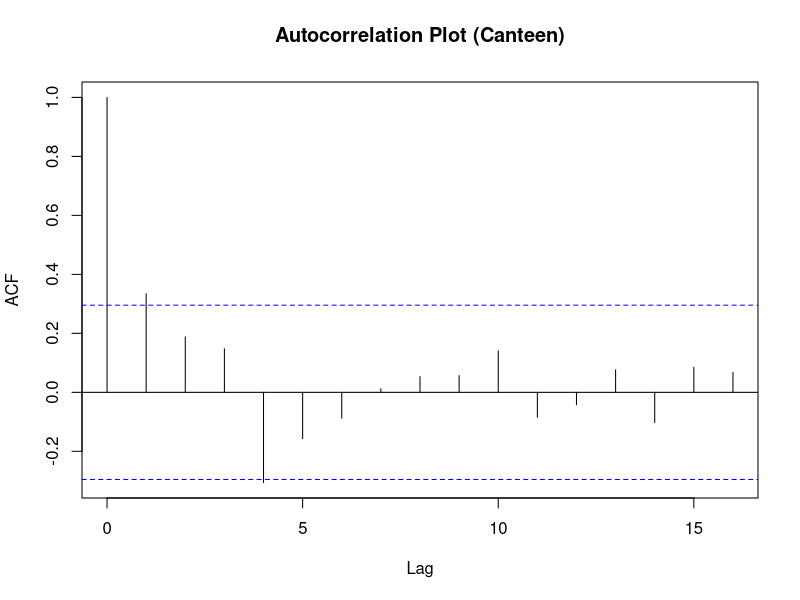
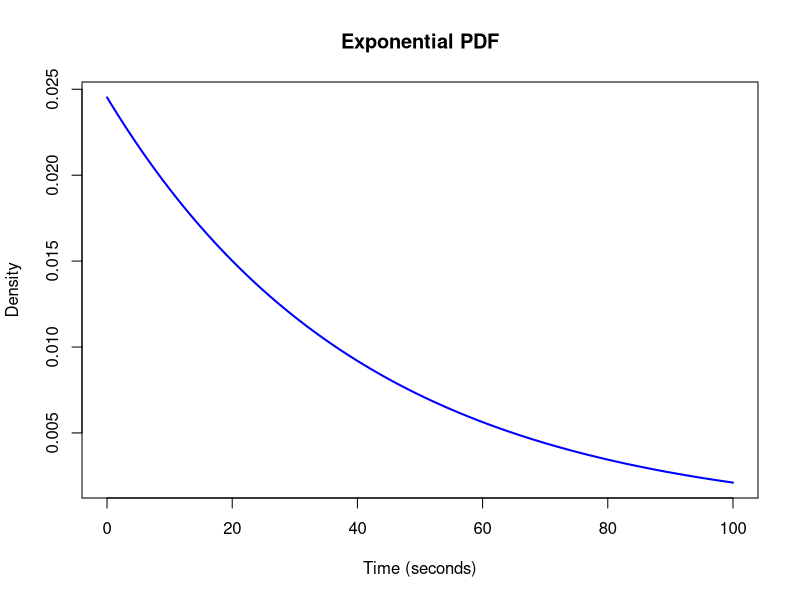
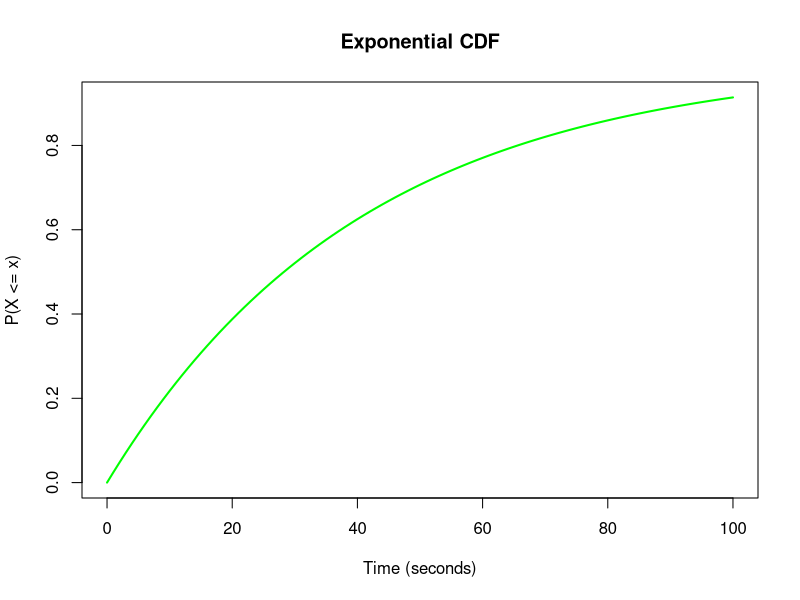
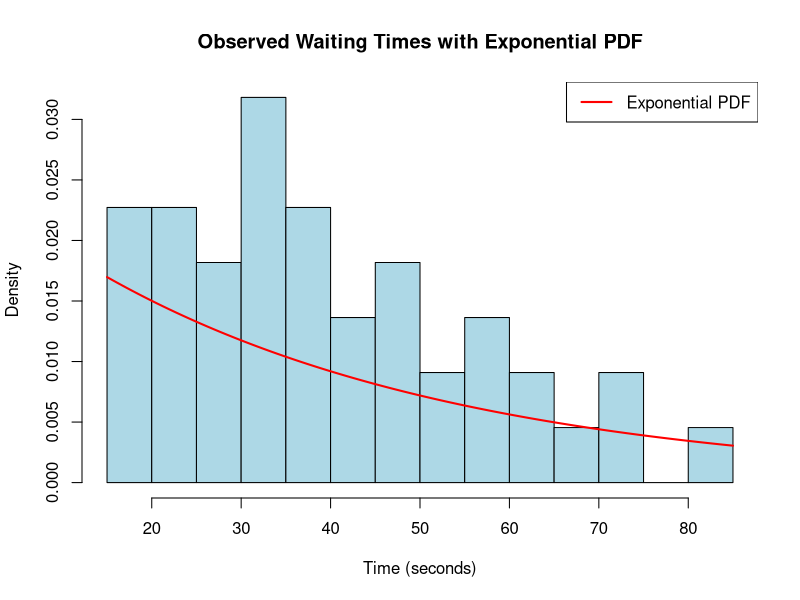
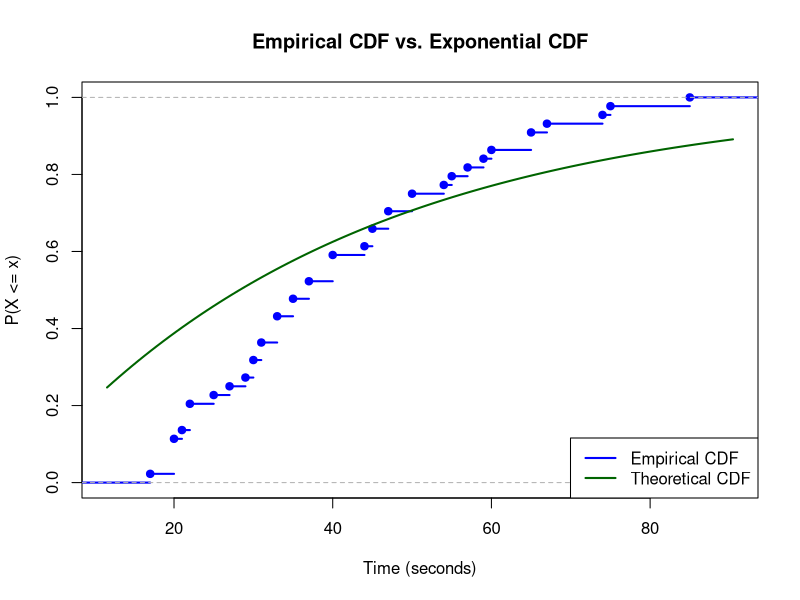

The R source for these figures, in order:
## ---- chunk 1
# 1. DATA: Time between student arrivals at the canteen (in seconds)
canteen_data <- c(45, 31, 21, 25, 33, 57, 74, 47, 50, 33, 44,
                  22, 65, 75, 35, 85, 67, 30, 45, 27, 20, 33,
                  31, 54, 40, 65, 60, 35, 59, 37, 50, 55, 20,
                  17, 22, 20, 20, 40, 37, 47, 40, 22, 29, 30)

# 2. MEAN AND LAMBDA (rate)
mean_timeC <- mean(canteen_data)
lambdaC <- 1 / mean_timeC
acf(canteen_data, main = "Autocorrelation Plot (Canteen)")


cat("If most points fall within the blue dashed lines, it means there's no significant correlation between successive observations → supports independence and occur randomly over time \n")
cat("Lambda (Canteen) (rate per second):", lambdaC, "\n")
## ---- chunk 2
# 1. DATA: Time between student arrivals at the canteen (in seconds)
canteen_data <- c(45, 31, 21, 25, 33, 57, 74, 47, 50, 33, 44,
                  22, 65, 75, 35, 85, 67, 30, 45, 27, 20, 33,
                  31, 54, 40, 65, 60, 35, 59, 37, 50, 55, 20,
                  17, 22, 20, 20, 40, 37, 47, 40, 22, 29, 30)


# 2. MEAN AND LAMBDA (rate)
mean_timeC <- mean(canteen_data)
lambdaC <- 1 / mean_timeC

cdf_exponential <- function(x, lambda) {
  1 - exp(-lambda * x)
}
pdf_exponential <- function(x, lambda) {
  lambda * exp(-lambda * x)
}

x_vals <- seq(0, 100, by = 1)
pdf_valsC <- pdf_exponential(x_vals, lambdaC)
cdf_valsC <- cdf_exponential(x_vals, lambdaC)


# PDF Plot
plot(x_vals, pdf_valsC, type = "l", col = "blue", lwd = 2,
     main = "Exponential PDF", xlab = "Time (seconds)", ylab = "Density")

# CDF Plot
plot(x_vals, cdf_valsC, type = "l", col = "green", lwd = 2,
     main = "Exponential CDF", xlab = "Time (seconds)", ylab = "P(X <= x)")

cat("Mean waiting time (Canteen) (seconds):", mean_timeC, "\n")
## ---- chunk 3
secs10 = ((1 - exp(-lambdaC* 10)) * 100)
secs20 = ((1 - exp(-lambdaC* 20)) * 100)
secs30 = ((1 - exp(-lambdaC* 30)) * 100)
secs40 = ((1 - exp(-lambdaC* 40)) * 100)
secs50 = ((1 - exp(-lambdaC* 50)) * 100)
secs60 = ((1 - exp(-lambdaC* 60)) * 100)

cat(secs10, "% at 10 seconds")
cat(secs20, "% at 20 seconds")
cat(secs30, "% at 30 seconds")
cat(secs40, "% at 40 seconds")
cat(secs50, "% at 50 seconds")
cat(secs60, "% at 60 seconds")
## ---- chunk 4
# Histogram with PDF overlay
hist(canteen_data, breaks = 10, probability = TRUE, col = "lightblue",
     main = "Observed Waiting Times with Exponential PDF", xlab = "Time (seconds)")
curve(dexp(x, rate = lambdaC), col = "red", lwd = 2, add = TRUE)
legend("topright", legend = c("Exponential PDF"), col = "red", lwd = 2)

# ECDF vs. Theoretical CDF
plot(ecdf(canteen_data), main = "Empirical CDF vs. Exponential CDF", xlab = "Time (seconds)", ylab = "P(X <= x)", col = "blue", lwd = 2)
curve(pexp(x, rate = lambdaC), col = "darkgreen", lwd = 2, add = TRUE)
legend("bottomright", legend = c("Empirical CDF", "Theoretical CDF"), col = c("blue", "darkgreen"), lwd = 2)

